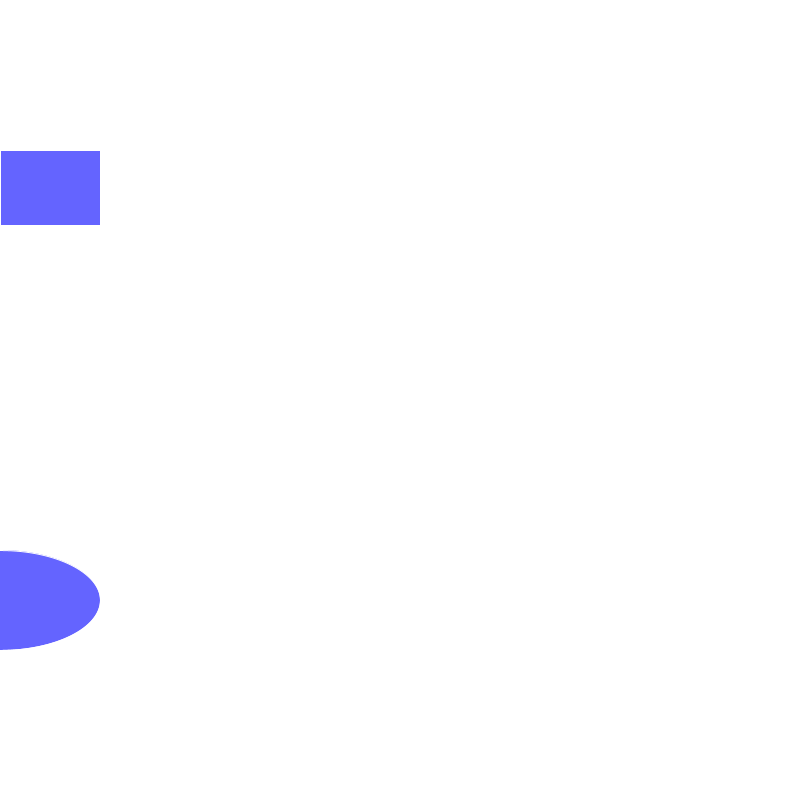
Frame 1 (no input)
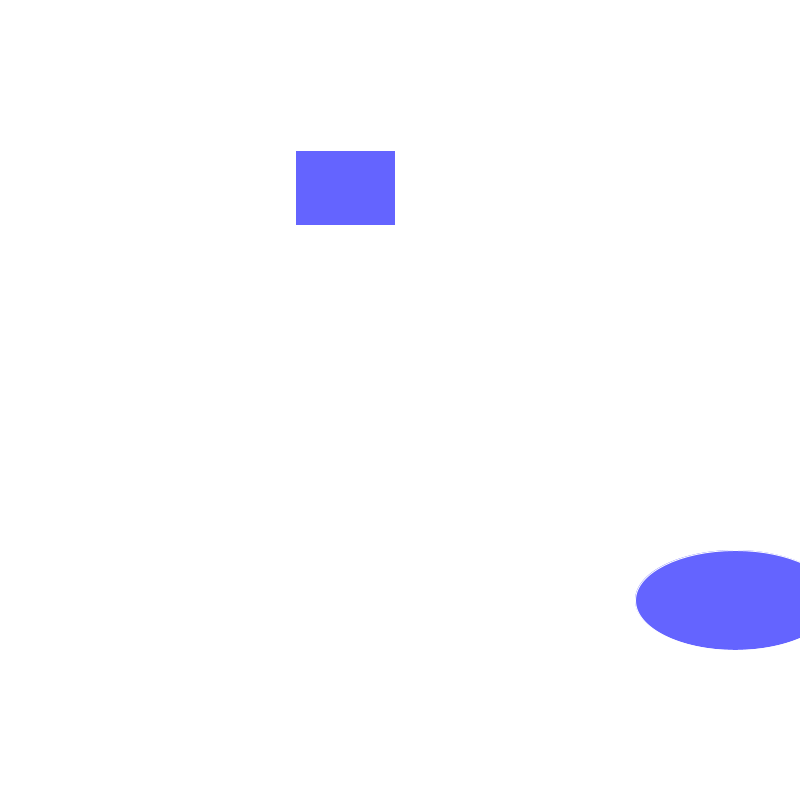
Frame 60 (the mouse pressed at the canvas centre just before this capture)
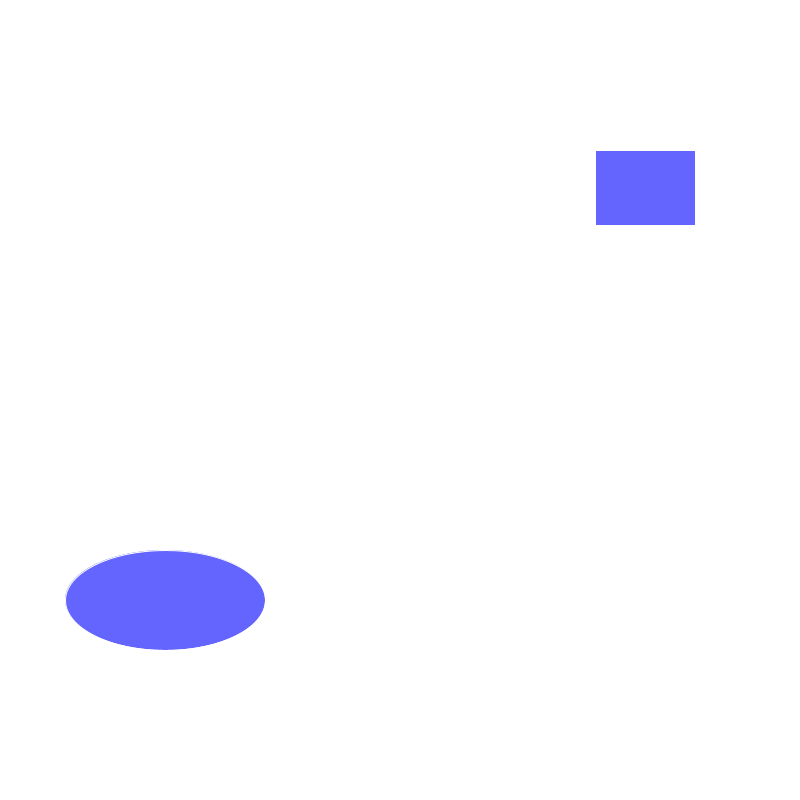
Frame 120 (the mouse held since frame 60 and released just before this capture)

The Processing sketch that drew these frames (run headless with seeded random() and noise(); from frame 60 on, the mouse is pressed at the canvas centre):

// Processing sketch: movingShapesSketch
// ── movingShapesSketch.pde
int r1xPos;
int r1yPos;
int r1w;
int r1h;
int r1step;
int[] r1fill;

int e1x;
int e1y;
int e1w;
int e1h;
int e1step;
int[] e1fill;

void setup() {

  size(800, 800);
  background(255);
  stroke(255);
  fill(100, 100, 255);
  
  // Rectangle generation
  r1xPos = 0;
  r1yPos = 150;
  
  r1w = 100;
  r1h = 75;
  
  r1step = 5;
  int[] r1fill = { 100, 100, 255 };
  
  
  // Ellipse generation
  e1x = 0;
  e1y = 600;
  
  e1w = 200;
  e1h = 100;
  
  e1step = 15;
  int[] e1fill = { 255, 100, 255 };
  
  
}

void draw() {

  background(255);
  
  // fill(r1fill[]);
  rect(r1xPos, r1yPos, r1w, r1h);
  
  r1xPos = r1xPos+r1step;
  if (r1xPos == 800 || r1xPos == 0) {
    r1step = r1step * (-1);
  }
  
  // fill(255, 100, 255);
  // fill(random(0, 255), random(0, 255), random(0, 255));
  ellipse(e1x, e1y, 200, 100);
  
  e1x = e1x+e1step;
  if (e1x >= 800 || e1x == 0) {
    e1step = e1step * (-1);
  }

}

// ── classes.pde
class Shape {

  color c;
  float xpos, ypos;

  int w, h;

  int xspeed, yspeed;

  int bounces = 0;

  Shape(color tempC, float tempXpos, 
    float tempYpos, int tempW, int tempH, int tempXspeed, int tempYspeed) {

    c = tempC;
    xpos = tempXpos;
    ypos = tempYpos;

    w = tempW;
    h = tempH;
    xspeed = tempXspeed;
    yspeed = tempYspeed;
  }



  void move() {
    xpos = xpos + xspeed;
    ypos = ypos + yspeed;

    if (xpos >= width + w) {
      xpos = 0;
    } else if (ypos >= height + h) {
      ypos = 0;
    }
  }

  void bounce() {
    xpos = xpos + xspeed;
    ypos = ypos + yspeed;
    if (xpos >= 1000 - w || xpos <= 0) {
      bounces += 1;
      xspeed = xspeed * (-1);
      println(toString() + "bounced off the wall, " + bounces + " bounces total.");
    } else if (ypos >= 1000 || ypos <= 0 + h) {
      yspeed = yspeed * (-1);
      bounces += 1;
      println(toString() + "bounced off the ceiling or floor, " + bounces + " bounces total.");
    }
  }

  void growOnBounce() {
    
  }

  void pulse() {

    int now = millis();
    int wait = 1000;

    w = w+15;
    h = h+50;

    if (millis()-now >= wait) {
      w = w-15;
      h = h-50;
      now = millis();
    }
  }
  
}

class Triangle extends Shape {

  Triangle(color c, float xpos, 
    float ypos, int w, int h, int xspeed, int yspeed) {
    super(c, xpos, ypos, w, h, xspeed, yspeed);
  }

  void display() {
    fill(c);

    beginShape();
    vertex(xpos, ypos);
    vertex(xpos + w, ypos);
    vertex(xpos + w/2, ypos - h);
    endShape(CLOSE);
  }
  
}

class Rectangle extends Shape {
  Rectangle(color c, float xpos, 
    float ypos, int w, int h, int xspeed, int yspeed) {
    super(c, xpos, ypos, w, h, xspeed, yspeed);
  }


  void display() {
    //rectMode(CENTER);
    fill(c);
    //rect(xpos, ypos, w, h);
    beginShape();
    vertex(xpos, ypos);
    vertex(xpos + w, ypos);
    vertex(xpos + w, ypos + h);
    vertex(xpos, ypos + h);
    endShape(CLOSE);
  }
}

class Ellipse extends Shape {
  Ellipse(color c, float xpos, 
    float ypos, int w, int h, int xspeed, int yspeed) {
    super(c, xpos, ypos, w, h, xspeed, yspeed);
  }

  void display() {
    fill(c);
    ellipseMode(CORNER);
    ellipse(xpos, ypos, w, h);
  }
  
}
